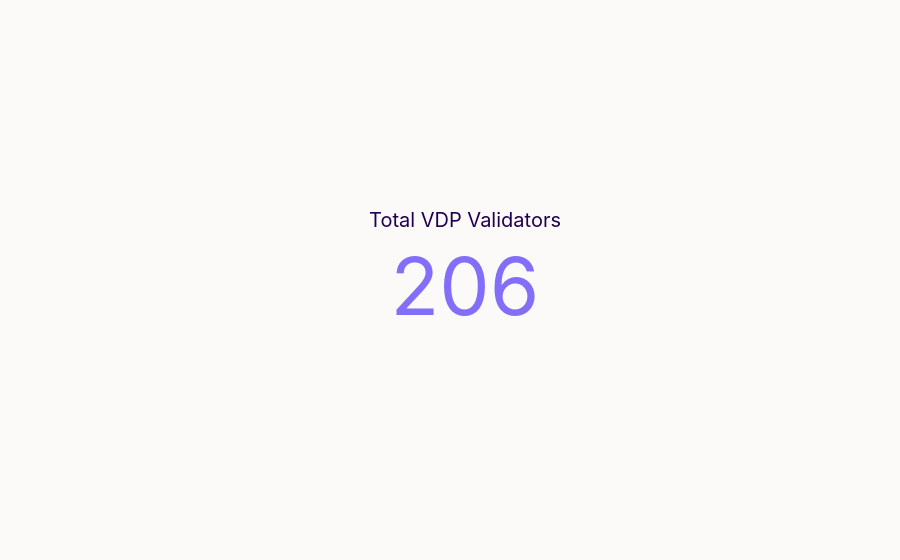

Notebook code for this chart:
### Code cell
query = """SELECT COUNT(DISTINCT id) as "Total VDP Validators"
FROM 'vdp'
WHERE initial_tier IS NOT NULL"""
df = pd.read_sql(query,engine)
total = df["Total VDP Validators"].iloc[0]
fig = go.Figure(
    go.Indicator(
        mode="number",
        value=total,
        number={
            "font": {
            "color": MONAD["purple"],
            "family": FONT_FAMILY
        }},
        title={"text": "Total VDP Validators",
        "font": {"color": MONAD["blue"]}}
        ))
fig.update_layout(paper_bgcolor=COLOR_BG)
fig.show()

### Figure 1 — Plotly figure (JSON) as saved in the notebook; plotly's stock layout.template omitted (floating-point values rounded to 4 significant figures)
{"data": [{"mode": "number", "number": {"font": {"color": "#836EF9", "family": "Inter, -apple-system, Helvetica Neue, Arial, sans-serif"}}, "title": {"font": {"color": "#200052"}, "text": "Total VDP Validators"}, "type": "indicator", "value": 206}], "layout": {"paper_bgcolor": "#FBFAF9"}}
